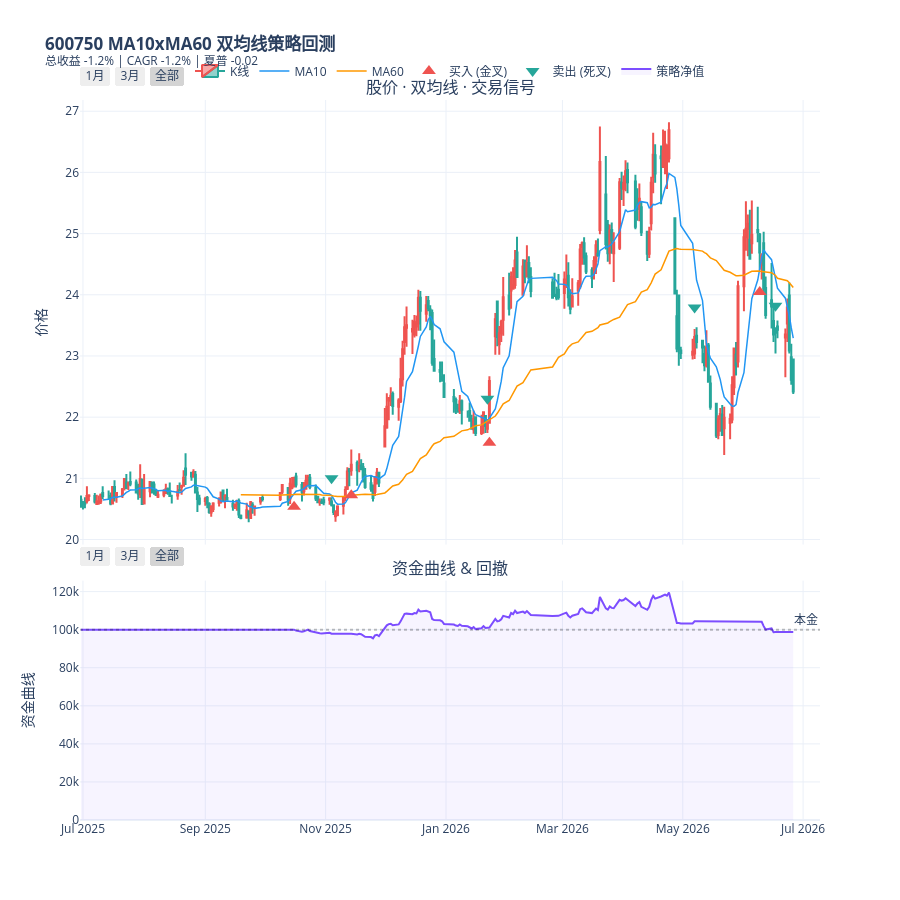

The notebook cell this image was saved under:
### Markdown cell above
## 6. 可视化：股价·双均线·信号·资金曲线

### Code cell
fig = make_subplots(rows=2, cols=1, shared_xaxes=True, vertical_spacing=0.05,
    row_heights=[0.65, 0.35],
    subplot_titles=("股价 · 双均线 · 交易信号", "资金曲线 & 回撤"))
buy_dates = df[df['signal'] == 1]; sell_dates = df[df['signal'] == -1]

fig.add_trace(go.Candlestick(x=dates, open=df['open'], high=df['high'], low=df['low'],
    close=df['close'], name='K线', increasing_line_color=COLOR_UP,
    decreasing_line_color=COLOR_DOWN), row=1, col=1)
fig.add_trace(go.Scatter(x=dates, y=df['ma_fast'], mode='lines',
    line=dict(color='#2196f3', width=1.5), name=f'MA10'), row=1, col=1)
fig.add_trace(go.Scatter(x=dates, y=df['ma_slow'], mode='lines',
    line=dict(color='#ff9800', width=1.5), name=f'MA60'), row=1, col=1)
fig.add_trace(go.Scatter(x=buy_dates['trade_date'], y=buy_dates['low']*0.985,
    mode='markers', marker=dict(symbol='triangle-up', size=12, color=COLOR_UP),
    name='买入 (金叉)'), row=1, col=1)
fig.add_trace(go.Scatter(x=sell_dates['trade_date'], y=sell_dates['high']*1.015,
    mode='markers', marker=dict(symbol='triangle-down', size=12, color=COLOR_DOWN),
    name='卖出 (死叉)'), row=1, col=1)
fig.add_trace(go.Scatter(x=dates, y=df['portfolio_value'], mode='lines',
    line=dict(color='#7c4dff', width=2), name='策略净值',
    fill='tozeroy', fillcolor='rgba(124,77,255,0.06)'), row=2, col=1)
fig.add_hline(y=initial_capital, line_dash='dot', line_color='rgba(0,0,0,0.25)',
    row=2, col=1, annotation_text='本金')

fig.update_layout(
    title=f"<b>600750 MA10xMA60 双均线策略回测</b><br>"
          f"<sup>总收益 -1.2% | CAGR -1.2% | 夏普 -0.02</sup>",
    xaxis_rangeslider_visible=False, height=900, hovermode='x unified',
    legend=dict(orientation='h', yanchor='bottom', y=1.02, xanchor='center', x=0.5),
    template='plotly_white')
fig.update_xaxes(rangeselector=dict(buttons=list([
    dict(count=1, label='1月', step='month', stepmode='backward'),
    dict(count=3, label='3月', step='month', stepmode='backward'),
    dict(step='all', label='全部')])))
fig.update_yaxes(title_text='价格', row=1, col=1)
fig.update_yaxes(title_text='资金曲线', row=2, col=1)
fig.show()

### Figure 1 — Plotly figure (JSON) as saved in the notebook; plotly's stock layout.template omitted (floating-point values rounded to 4 significant figures; data arrays with more than 128 entries replaced by an {"elided": "..."} marker saying what was removed)
{"data": [{"close": {"elided": "241 float values"}, "decreasing": {"line": {"color": "#26a69a"}}, "high": {"elided": "241 float values"}, "increasing": {"line": {"color": "#ef5350"}}, "low": {"elided": "241 float values"}, "name": "K线", "open": {"elided": "241 float values"}, "type": "candlestick", "x": {"elided": "241 str values"}, "xaxis": "x", "yaxis": "y"}, {"line": {"color": "#2196f3", "width": 1.5}, "mode": "lines", "name": "MA10", "type": "scatter", "x": {"elided": "241 str values"}, "xaxis": "x", "y": {"elided": "241 float values"}, "yaxis": "y"}, {"line": {"color": "#ff9800", "width": 1.5}, "mode": "lines", "name": "MA60", "type": "scatter", "x": {"elided": "241 str values"}, "xaxis": "x", "y": {"elided": "241 float values"}, "yaxis": "y"}, {"marker": {"color": "#ef5350", "size": 12, "symbol": "triangle-up"}, "mode": "markers", "name": "买入 (金叉)", "type": "scatter", "x": ["2025-10-16T00:00:00", "2025-11-14T00:00:00", "2026-01-23T00:00:00", "2026-06-09T00:00:00"], "xaxis": "x", "y": [20.54, 20.72, 21.58, 24.04], "yaxis": "y"}, {"marker": {"color": "#26a69a", "size": 12, "symbol": "triangle-down"}, "mode": "markers", "name": "卖出 (死叉)", "type": "scatter", "x": ["2025-11-04T00:00:00", "2026-01-22T00:00:00", "2026-05-07T00:00:00", "2026-06-17T00:00:00"], "xaxis": "x", "y": [21.0, 22.3, 23.79, 23.82], "yaxis": "y"}, {"fill": "tozeroy", "fillcolor": "rgba(124,77,255,0.06)", "line": {"color": "#7c4dff", "width": 2}, "mode": "lines", "name": "策略净值", "type": "scatter", "x": {"elided": "241 str values"}, "xaxis": "x2", "y": {"elided": "241 float values"}, "yaxis": "y2"}], "layout": {"annotations": [{"font": {"size": 16}, "showarrow": false, "text": "股价 · 双均线 · 交易信号", "x": 0.5, "xanchor": "center", "xref": "paper", "y": 1.0, "yanchor": "bottom", "yref": "paper"}, {"font": {"size": 16}, "showarrow": false, "text": "资金曲线 & 回撤", "x": 0.5, "xanchor": "center", "xref": "paper", "y": 0.3325, "yanchor": "bottom", "yref": "paper"}, {"showarrow": false, "text": "本金", "x": 1, "xanchor": "right", "xref": "x2 domain", "y": 100000.0, "yanchor": "bottom", "yref": "y2"}], "height": 900, "hovermode": "x unified", "legend": {"orientation": "h", "x": 0.5, "xanchor": "center", "y": 1.02, "yanchor": "bottom"}, "shapes": [{"line": {"color": "rgba(0,0,0,0.25)", "dash": "dot"}, "type": "line", "x0": 0, "x1": 1, "xref": "x2 domain", "y0": 100000.0, "y1": 100000.0, "yref": "y2"}], "title": {"text": "<b>600750 MA10xMA60 双均线策略回测</b><br><sup>总收益 -1.2% | CAGR -1.2% | 夏普 -0.02</sup>"}, "xaxis": {"anchor": "y", "domain": [0.0, 1.0], "matches": "x2", "rangeselector": {"buttons": [{"count": 1, "label": "1月", "step": "month", "stepmode": "backward"}, {"count": 3, "label": "3月", "step": "month", "stepmode": "backward"}, {"label": "全部", "step": "all"}]}, "rangeslider": {"visible": false}, "showticklabels": false}, "xaxis2": {"anchor": "y2", "domain": [0.0, 1.0], "rangeselector": {"buttons": [{"count": 1, "label": "1月", "step": "month", "stepmode": "backward"}, {"count": 3, "label": "3月", "step": "month", "stepmode": "backward"}, {"label": "全部", "step": "all"}]}}, "yaxis": {"anchor": "x", "domain": [0.3825, 1.0], "title": {"text": "价格"}}, "yaxis2": {"anchor": "x2", "domain": [0.0, 0.3325], "title": {"text": "资金曲线"}}}}
